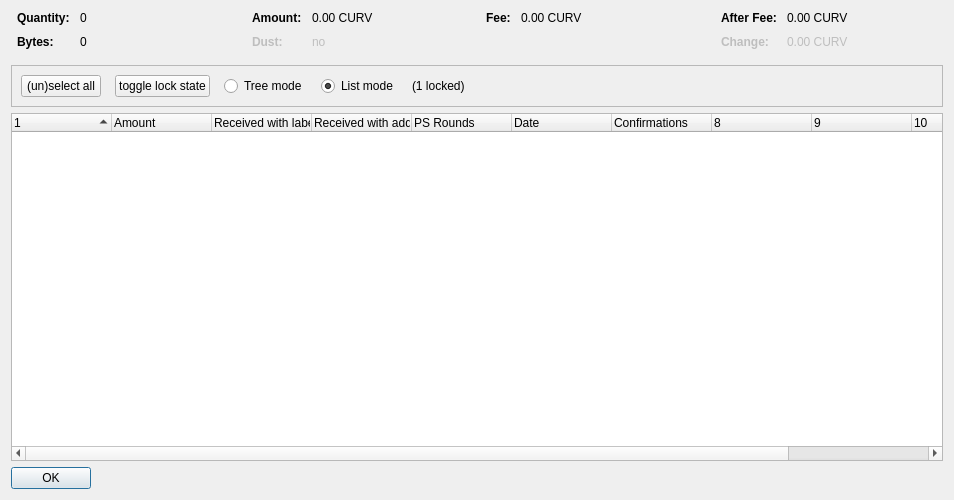
<?xml version="1.0" encoding="UTF-8"?>
<ui version="4.0">
 <class>CoinControlDialog</class>
 <widget class="QDialog" name="CoinControlDialog">
  <property name="geometry">
   <rect>
    <x>0</x>
    <y>0</y>
    <width>954</width>
    <height>500</height>
   </rect>
  </property>
  <property name="windowTitle">
   <string>Coin Selection</string>
  </property>
  <layout class="QVBoxLayout" name="verticalLayout">
   <item>
    <layout class="QHBoxLayout" name="horizontalLayoutTop" stretch="0,0,0,0">
     <property name="topMargin">
      <number>0</number>
     </property>
     <property name="bottomMargin">
      <number>10</number>
     </property>
     <item>
      <layout class="QFormLayout" name="formLayoutCoinControl1">
       <property name="horizontalSpacing">
        <number>10</number>
       </property>
       <property name="verticalSpacing">
        <number>10</number>
       </property>
       <property name="leftMargin">
        <number>6</number>
       </property>
       <property name="rightMargin">
        <number>6</number>
       </property>
       <item row="0" column="0">
        <widget class="QLabel" name="labelCoinControlQuantityText">
         <property name="font">
          <font>
           <weight>75</weight>
           <bold>true</bold>
          </font>
         </property>
         <property name="text">
          <string>Quantity:</string>
         </property>
        </widget>
       </item>
       <item row="0" column="1">
        <widget class="QLabel" name="labelCoinControlQuantity">
         <property name="cursor">
          <cursorShape>IBeamCursor</cursorShape>
         </property>
         <property name="contextMenuPolicy">
          <enum>Qt::ActionsContextMenu</enum>
         </property>
         <property name="text">
          <string notr="true">0</string>
         </property>
         <property name="textInteractionFlags">
          <set>Qt::LinksAccessibleByMouse|Qt::TextSelectableByKeyboard|Qt::TextSelectableByMouse</set>
         </property>
        </widget>
       </item>
       <item row="1" column="0">
        <widget class="QLabel" name="labelCoinControlBytesText">
         <property name="font">
          <font>
           <weight>75</weight>
           <bold>true</bold>
          </font>
         </property>
         <property name="text">
          <string>Bytes:</string>
         </property>
        </widget>
       </item>
       <item row="1" column="1">
        <widget class="QLabel" name="labelCoinControlBytes">
         <property name="cursor">
          <cursorShape>IBeamCursor</cursorShape>
         </property>
         <property name="contextMenuPolicy">
          <enum>Qt::ActionsContextMenu</enum>
         </property>
         <property name="text">
          <string notr="true">0</string>
         </property>
         <property name="textInteractionFlags">
          <set>Qt::LinksAccessibleByMouse|Qt::TextSelectableByKeyboard|Qt::TextSelectableByMouse</set>
         </property>
        </widget>
       </item>
      </layout>
     </item>
     <item>
      <layout class="QFormLayout" name="formLayoutCoinControl2">
       <property name="horizontalSpacing">
        <number>10</number>
       </property>
       <property name="verticalSpacing">
        <number>10</number>
       </property>
       <property name="leftMargin">
        <number>6</number>
       </property>
       <property name="rightMargin">
        <number>6</number>
       </property>
       <item row="0" column="0">
        <widget class="QLabel" name="labelCoinControlAmountText">
         <property name="font">
          <font>
           <weight>75</weight>
           <bold>true</bold>
          </font>
         </property>
         <property name="text">
          <string>Amount:</string>
         </property>
        </widget>
       </item>
       <item row="0" column="1">
        <widget class="QLabel" name="labelCoinControlAmount">
         <property name="cursor">
          <cursorShape>IBeamCursor</cursorShape>
         </property>
         <property name="contextMenuPolicy">
          <enum>Qt::ActionsContextMenu</enum>
         </property>
         <property name="text">
          <string notr="true">0.00 CURV</string>
         </property>
         <property name="textInteractionFlags">
          <set>Qt::LinksAccessibleByMouse|Qt::TextSelectableByKeyboard|Qt::TextSelectableByMouse</set>
         </property>
        </widget>
       </item>
       <item row="1" column="0">
        <widget class="QLabel" name="labelCoinControlLowOutputText">
         <property name="enabled">
          <bool>false</bool>
         </property>
         <property name="font">
          <font>
           <weight>75</weight>
           <bold>true</bold>
          </font>
         </property>
         <property name="text">
          <string>Dust:</string>
         </property>
        </widget>
       </item>
       <item row="1" column="1">
        <widget class="QLabel" name="labelCoinControlLowOutput">
         <property name="enabled">
          <bool>false</bool>
         </property>
         <property name="cursor">
          <cursorShape>IBeamCursor</cursorShape>
         </property>
         <property name="contextMenuPolicy">
          <enum>Qt::ActionsContextMenu</enum>
         </property>
         <property name="text">
          <string notr="true">no</string>
         </property>
         <property name="textInteractionFlags">
          <set>Qt::LinksAccessibleByMouse|Qt::TextSelectableByKeyboard|Qt::TextSelectableByMouse</set>
         </property>
        </widget>
       </item>
      </layout>
     </item>
     <item>
      <layout class="QFormLayout" name="formLayoutCoinControl3">
       <property name="horizontalSpacing">
        <number>10</number>
       </property>
       <property name="verticalSpacing">
        <number>10</number>
       </property>
       <property name="leftMargin">
        <number>6</number>
       </property>
       <property name="rightMargin">
        <number>6</number>
       </property>
       <item row="0" column="0">
        <widget class="QLabel" name="labelCoinControlFeeText">
         <property name="font">
          <font>
           <weight>75</weight>
           <bold>true</bold>
          </font>
         </property>
         <property name="text">
          <string>Fee:</string>
         </property>
        </widget>
       </item>
       <item row="0" column="1">
        <widget class="QLabel" name="labelCoinControlFee">
         <property name="cursor">
          <cursorShape>IBeamCursor</cursorShape>
         </property>
         <property name="contextMenuPolicy">
          <enum>Qt::ActionsContextMenu</enum>
         </property>
         <property name="text">
          <string notr="true">0.00 CURV</string>
         </property>
         <property name="textInteractionFlags">
          <set>Qt::LinksAccessibleByMouse|Qt::TextSelectableByKeyboard|Qt::TextSelectableByMouse</set>
         </property>
        </widget>
       </item>
      </layout>
     </item>
     <item>
      <layout class="QFormLayout" name="formLayoutCoinControl4">
       <property name="horizontalSpacing">
        <number>10</number>
       </property>
       <property name="verticalSpacing">
        <number>10</number>
       </property>
       <property name="leftMargin">
        <number>6</number>
       </property>
       <property name="rightMargin">
        <number>6</number>
       </property>
       <item row="0" column="0">
        <widget class="QLabel" name="labelCoinControlAfterFeeText">
         <property name="font">
          <font>
           <weight>75</weight>
           <bold>true</bold>
          </font>
         </property>
         <property name="text">
          <string>After Fee:</string>
         </property>
        </widget>
       </item>
       <item row="0" column="1">
        <widget class="QLabel" name="labelCoinControlAfterFee">
         <property name="cursor">
          <cursorShape>IBeamCursor</cursorShape>
         </property>
         <property name="contextMenuPolicy">
          <enum>Qt::ActionsContextMenu</enum>
         </property>
         <property name="text">
          <string notr="true">0.00 CURV</string>
         </property>
         <property name="textInteractionFlags">
          <set>Qt::LinksAccessibleByMouse|Qt::TextSelectableByKeyboard|Qt::TextSelectableByMouse</set>
         </property>
        </widget>
       </item>
       <item row="1" column="0">
        <widget class="QLabel" name="labelCoinControlChangeText">
         <property name="enabled">
          <bool>false</bool>
         </property>
         <property name="font">
          <font>
           <weight>75</weight>
           <bold>true</bold>
          </font>
         </property>
         <property name="text">
          <string>Change:</string>
         </property>
        </widget>
       </item>
       <item row="1" column="1">
        <widget class="QLabel" name="labelCoinControlChange">
         <property name="enabled">
          <bool>false</bool>
         </property>
         <property name="cursor">
          <cursorShape>IBeamCursor</cursorShape>
         </property>
         <property name="contextMenuPolicy">
          <enum>Qt::ActionsContextMenu</enum>
         </property>
         <property name="text">
          <string notr="true">0.00 CURV</string>
         </property>
         <property name="textInteractionFlags">
          <set>Qt::LinksAccessibleByMouse|Qt::TextSelectableByKeyboard|Qt::TextSelectableByMouse</set>
         </property>
        </widget>
       </item>
      </layout>
     </item>
    </layout>
   </item>
   <item>
    <widget class="QFrame" name="frame">
     <property name="minimumSize">
      <size>
       <width>0</width>
       <height>40</height>
      </size>
     </property>
     <property name="frameShape">
      <enum>QFrame::StyledPanel</enum>
     </property>
     <property name="frameShadow">
      <enum>QFrame::Sunken</enum>
     </property>
     <layout class="QHBoxLayout" name="horizontalLayout">
      <item>
       <layout class="QHBoxLayout" name="horizontalLayoutPanel" stretch="0,0,0,0,0,0">
        <property name="spacing">
         <number>14</number>
        </property>
        <item>
         <widget class="QPushButton" name="pushButtonSelectAll">
          <property name="sizePolicy">
           <sizepolicy hsizetype="Maximum" vsizetype="Fixed">
            <horstretch>0</horstretch>
            <verstretch>0</verstretch>
           </sizepolicy>
          </property>
          <property name="text">
           <string>(un)select all</string>
          </property>
          <property name="autoDefault">
           <bool>false</bool>
          </property>
         </widget>
        </item>
        <item>
         <widget class="QPushButton" name="pushButtonToggleLock">
          <property name="sizePolicy">
           <sizepolicy hsizetype="Maximum" vsizetype="Fixed">
            <horstretch>0</horstretch>
            <verstretch>0</verstretch>
           </sizepolicy>
          </property>
          <property name="text">
           <string>toggle lock state</string>
          </property>
          <property name="autoDefault">
           <bool>false</bool>
          </property>
         </widget>
        </item>
        <item>
         <widget class="QRadioButton" name="radioTreeMode">
          <property name="sizePolicy">
           <sizepolicy hsizetype="Maximum" vsizetype="Fixed">
            <horstretch>0</horstretch>
            <verstretch>0</verstretch>
           </sizepolicy>
          </property>
          <property name="text">
           <string>Tree mode</string>
          </property>
         </widget>
        </item>
        <item>
         <widget class="QRadioButton" name="radioListMode">
          <property name="sizePolicy">
           <sizepolicy hsizetype="Maximum" vsizetype="Fixed">
            <horstretch>0</horstretch>
            <verstretch>0</verstretch>
           </sizepolicy>
          </property>
          <property name="text">
           <string>List mode</string>
          </property>
          <property name="checked">
           <bool>true</bool>
          </property>
         </widget>
        </item>
        <item>
         <widget class="QLabel" name="labelLocked">
          <property name="text">
           <string>(1 locked)</string>
          </property>
         </widget>
        </item>
        <item>
         <spacer name="horizontalSpacer">
          <property name="orientation">
           <enum>Qt::Horizontal</enum>
          </property>
          <property name="sizeHint" stdset="0">
           <size>
            <width>40</width>
            <height>20</height>
           </size>
          </property>
         </spacer>
        </item>
       </layout>
      </item>
     </layout>
    </widget>
   </item>
   <item>
    <widget class="CoinControlTreeWidget" name="treeWidget">
     <property name="contextMenuPolicy">
      <enum>Qt::CustomContextMenu</enum>
     </property>
     <property name="sortingEnabled">
      <bool>false</bool>
     </property>
     <property name="columnCount">
      <number>11</number>
     </property>
     <attribute name="headerShowSortIndicator" stdset="0">
      <bool>true</bool>
     </attribute>
     <attribute name="headerStretchLastSection">
      <bool>false</bool>
     </attribute>
     <column>
      <property name="text">
       <string/>
      </property>
     </column>
     <column>
      <property name="text">
       <string>Amount</string>
      </property>
     </column>
     <column>
      <property name="text">
       <string>Received with label</string>
      </property>
     </column>
     <column>
      <property name="text">
       <string>Received with address</string>
      </property>
     </column>
     <column>
      <property name="text">
       <string>PS Rounds</string>
      </property>
     </column>
     <column>
      <property name="text">
       <string>Date</string>
      </property>
     </column>
     <column>
      <property name="text">
       <string>Confirmations</string>
      </property>
      <property name="toolTip">
       <string>Confirmed</string>
      </property>
     </column>
     <column>
      <property name="text">
       <string/>
      </property>
     </column>
     <column>
      <property name="text">
       <string/>
      </property>
     </column>
     <column>
      <property name="text">
       <string/>
      </property>
     </column>
     <column>
      <property name="text">
       <string/>
      </property>
     </column>
    </widget>
   </item>
   <item>
    <widget class="QDialogButtonBox" name="buttonBox">
     <property name="sizePolicy">
      <sizepolicy hsizetype="Maximum" vsizetype="Fixed">
       <horstretch>0</horstretch>
       <verstretch>0</verstretch>
      </sizepolicy>
     </property>
     <property name="orientation">
      <enum>Qt::Horizontal</enum>
     </property>
     <property name="standardButtons">
      <set>QDialogButtonBox::Ok</set>
     </property>
    </widget>
   </item>
  </layout>
 </widget>
 <customwidgets>
  <customwidget>
   <class>CoinControlTreeWidget</class>
   <extends>QTreeWidget</extends>
   <header>coincontroltreewidget.h</header>
  </customwidget>
 </customwidgets>
 <resources/>
 <connections/>
</ui>
